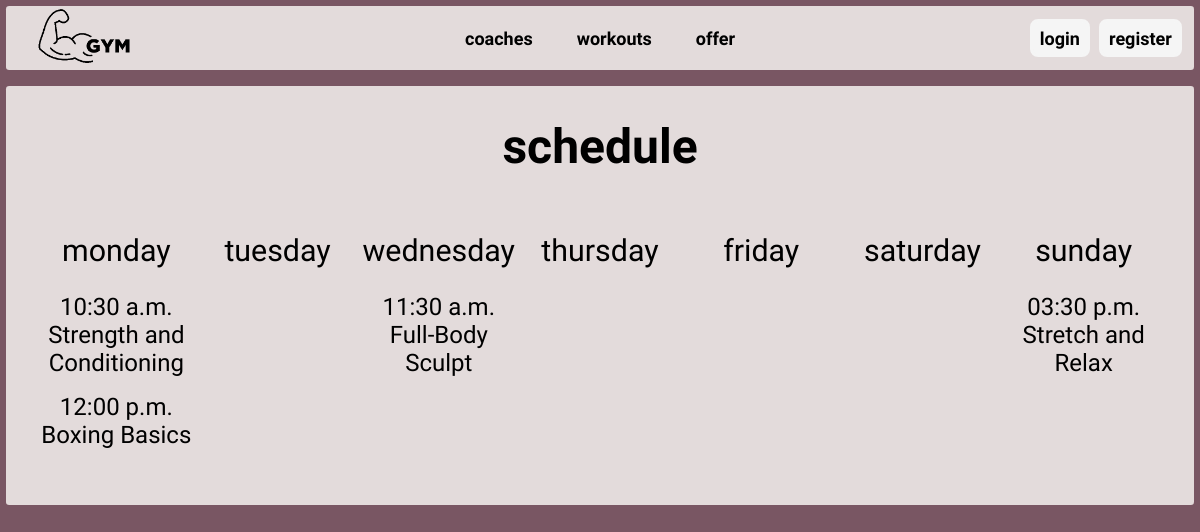
/workout/schedule/, run on the app's committed database.
### workout/models.py (models this page shows)
class Workout(models.Model):
    name = models.CharField(max_length=100)
    coach = models.ForeignKey(User, on_delete=models.CASCADE, related_name='coach_workouts')
    client = models.ManyToManyField(User, related_name='client_workouts')
    description = models.TextField()
    target = models.CharField(max_length=50)
    start_time = models.TimeField(null=True)
    end_time = models.TimeField(null=True)
    max_participants = models.IntegerField()
    class Difficulty(models.TextChoices):
        BEGINNER = 'beginner', 'Beginner'
        INTERMEDIATE = 'intermediate', 'Intermediate'
        ADVANCED = 'advanced', 'Advanced'
    difficulty = models.CharField(
        max_length=20,
        choices=Difficulty.choices,
        null=True,
    )
    class Weekdays(models.TextChoices):
        MONDAY = 'monday', 'Monday'
        TUESDAY = 'tuesday', 'Tuesday'
        WEDNESDAY = 'wednesday', 'Wednesday'
        THURSDAY = 'thursday', 'Thursday'
        FRIDAY = 'friday', 'Friday'
        SATURDAY = 'saturday', 'Saturday'
        SUNDAY = 'sunday', 'Sunday'
    day = models.CharField(
        choices=Weekdays.choices,
        max_length=10,
        null=True,
    )
    class Status(models.TextChoices):
        ACTIVE = 'active', 'Active'
        INACTIVE = 'inactive', 'Inactive'
    status = models.CharField(
        choices=Status.choices,
        default=Status.ACTIVE,
        max_length=10,
    )

### workout/views.py (the view)
# urls.py: path('schedule/', views.schedule, name='schedule'),
def schedule(request):
    context = {
        'workouts': Workout.objects.all(),
        'weekdays': Workout.Weekdays.choices
    }
    return render(request, "workout/schedule.html", context)

### workout/templates/workout/schedule.html
{% extends 'core/index.html' %}
{% block content %}
<div id="schedule-container">
    <h1> schedule </h1>
    <div id="schedule-table">
        {% for day in weekdays %}
            <div class="schedule-row">
                <h2> {{ day.0 }}</h2>
                {% for workout in workouts %}
                    {% if workout.day == day.0 %}
                    <div class="schedule-workout">
                        <p>{{workout.start_time|date:"h:i a"}}</p>
                        <a href="{% url 'workout:details_workout' workout.id%}" ><p>{{ workout.name }}</p></a>
                    </div>
                    {% endif %}
                {% endfor %}
            </div>
        {% endfor %}
    </div>
</div>
{% endblock %}

### core/static/styles.css (style rules this page uses)
body { font-family: "Raleway", serif; font-optical-sizing: auto; font-style: normal; background: #795663; display: flex; flex-direction: column; align-items: center; margin: 0.5vw 0.5vw; }
a { transition: background-color 0.3s ease, color 0.3s ease; }
a { text-decoration: none; color: black; }
#schedule-container { display: flex; align-items: center; flex-direction: column; padding-bottom: 5vh; text-align: center; }
#schedule-container h1 { font-size: 3rem; }
#schedule-table { display: grid; grid-template-columns: repeat(7, 1fr); width: 95%; font-size: 1.5rem; }
.schedule-row h2 { font-size: 1.9rem; font-weight: 500; }
.schedule-row p { margin: 0rem; }
.schedule-workout { margin-bottom: 1rem; }
.schedule-workout a { transition: color 0.3s ease; font-weight: 500; }

### data on the page
Workout: start_time "10:30 a.m.", name "Strength and Conditioning"
Workout: start_time "12:00 p.m.", name "Boxing Basics"
Workout: start_time "11:30 a.m.", name "Full-Body Sculpt"
Workout: start_time "03:30 p.m.", name "Stretch and Relax"

### other printed values
{{ day.0 }} "monday" "tuesday" "wednesday" "thursday" "friday" "saturday" "sunday"
